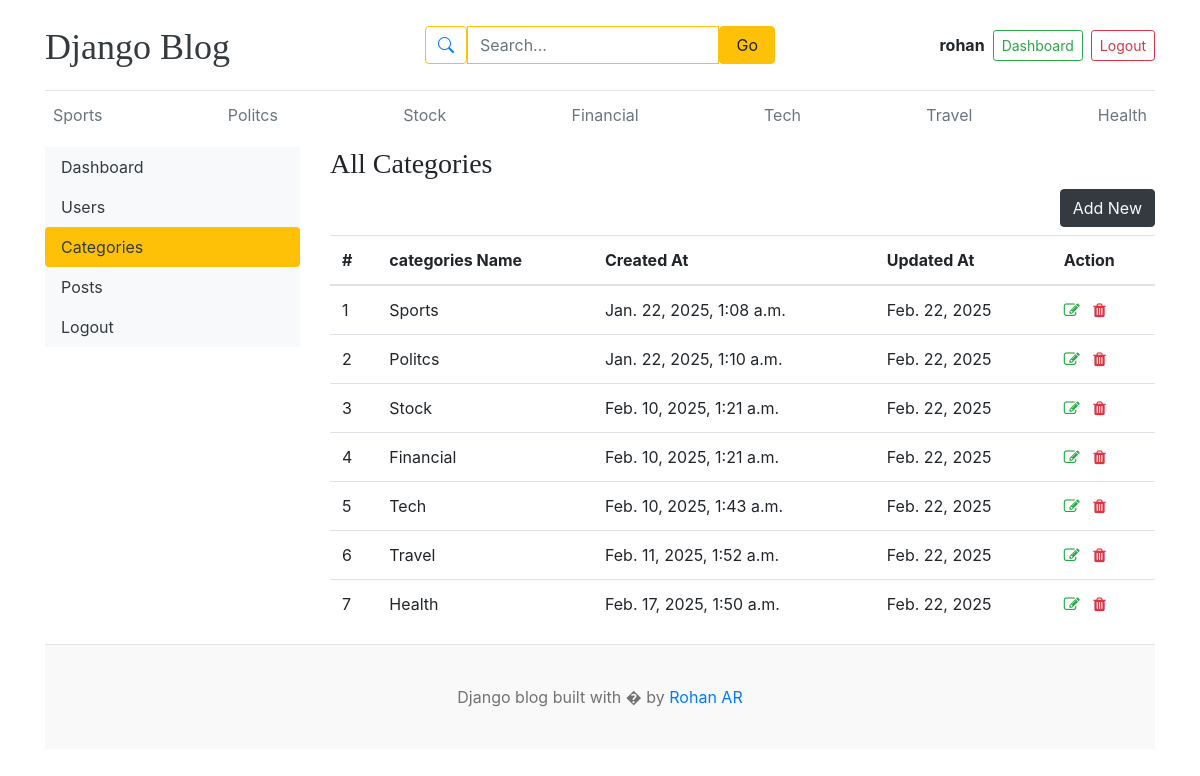
Screenshot of /dashboard/categories/ (signed in) with the database file from the repository.
### blogs/models.py (models this page shows, shortened)
class Category(models.Model):
    Category_name=models.CharField(max_length=50,unique=True)
    created_at=models.DateTimeField(auto_now_add=True)
    updated_at=models.DateField(auto_now=True)
    class Meta:
        verbose_name_plural='categories'

### dashboards/views.py (the view)
# urls.py: path('categories/', views.categories, name='categories'),
@login_required(login_url='login')
def categories(request):
    return render(request,'dashboard/categories.html')

### blogs/context_processors.py (called while the page is built)
def get_categories(request):
    categories=Category.objects.all()
    return dict(categories=categories)

def get_social_links(request):
    social_link=Links.objects.all()
    return dict(social_link=social_link)

### templates/dashboard/categories.html (shortened to what this page needs)
{% extends 'base.html' %}
{% block content %}
<div class="row">
    {% include 'dashboard/side_bar.html' %}
    <div class="col-md-9">
        <h3>All Categories</h3>
        <a href="{% url 'add_category' %}"class="btn btn-dark text-light float-right mb-2">Add New</a>
        <table class="table table-hover">
            <thead>
              <tr>
                <th>#</th>
                <th>categories Name</th>
                <th>Created At</th>
                <th>Updated At</th>
                <th>Action</th>
              </tr>
            </thead>
            <tbody>
                {% for cat in categories %}
              <tr>
                <td>{{ forloop.counter }}</th>
                <td>{{ cat.Category_name }}</td>
                <td>{{ cat.created_at }}</td>
                <td>{{ cat.updated_at }}</td>
                <td>
                    <a href="{% url 'edit_category' cat.id %}"><i class="fa fa-edit text-success"></i></a>
                    <a href="{% url 'delete_category' cat.id %}" onclick="return confirm('Are you sure you want to delete this category?');">
                      <i class="fa fa-trash text-danger"></i></a>
                </td>
                {% endfor %}
              </tr>
            </tbody>
          </table>
    </div>
</div>
{% endblock %}

### templates/base.html (shortened to what this page needs)
{% load static %}
<!DOCTYPE html>
<html lang="en">
<head>
    <link href="https://getbootstrap.com/docs/4.0/dist/css/bootstrap.min.css" rel="stylesheet">
    <link rel="stylesheet" href="https://cdn.jsdelivr.net/npm/bootstrap-icons/font/bootstrap-icons.css">
    <link href="{% static 'css/blog.css' %}" rel="stylesheet">
    <link rel="stylesheet" href="https://cdnjs.cloudflare.com/ajax/libs/font-awesome/4.7.0/css/font-awesome.min.css">
  </head>
<body>
    <div class="container">
      <header class="blog-header py-3">
        <div class="row flex-nowrap justify-content-between align-items-center">
            <div class="col-4 pt-1">
                <a class="blog-header-logo text-dark fw-bold fs-5" href="/">Django Blog</a>
            </div>
            <div class="col-4">
                <form action="{% url 'search' %}" method="get" class="d-flex justify-content-center">
                    <div class="input-group shadow-sm w-100" style="max-width: 450px;">
                        <span class="input-group-text bg-white border-warning">
                            <i class="bi bi-search text-primary"></i>
                        </span>
                        <input
                            class="form-control border-warning"
                            type="text"
                            name="keyword"
                            placeholder="Search..."
                            aria-label="Search"
                            required
                            value="{{ keyword }}"
                        />
                        <button type="submit" class="btn btn-warning px-3">Go</button>
                    </div>
                </form>
            </div>
            <div class="col-4 d-flex justify-content-end align-items-center">
                {% if not user.is_authenticated %}
                    <a class="btn btn-sm btn-warning" href="{% url 'login' %}">Login</a>
                    &ensp;
                    <a class="btn btn-sm btn-outline-success ms-2" href="{% url 'register' %}">Register</a>
                {% else %}
                    <div class="d-flex align-items-center gap-3">
                        <span><strong>{{ user }}</strong></span>
                        <a href="{% url 'dashboard' %}" class="btn btn-outline-success btn-sm">Dashboard</a>
                        <a href="{% url 'logout' %}" class="btn btn-outline-danger btn-sm">Logout</a>
                    </div>
                {% endif %}
            </div>
        </div>
    </header>
      <div class="nav-scroller py-1 mb-2">
        <nav class="nav d-flex justify-content-between">
          {% for cat in categories %}
          <a class="p-2 text-muted" href="{% url 'post_by_category' cat.id  %}">{{ cat.Category_name }}</a>
          {% endfor %}
        </nav>
      </div>
 {% block content %}
 {% endblock %}
<footer class="blog-footer">
    <p>Django blog built with � by <a href="#">Rohan AR</a></p>
  </footer>
  </body>
  </html>

### blog_main/static/css/blog.css (style rules this page uses)
.blog-header { border-bottom: 1px solid #e5e5e5; }
.blog-header-logo { font-family: "Playfair Display", Georgia, "Times New Roman", serif; font-size: 2.25rem; }
h1, h2, h3, h4, h5, h6 { font-family: "Playfair Display", Georgia, "Times New Roman", serif; }
.blog-footer { padding: 2.5rem 0; color: #727272; text-align: center; background-color: #f9f9f9; border-top: .05rem solid #e5e5e5; }
.blog-footer p:last-child { margin-bottom: 0; }

### rows the page displays
Category: Category_name "Sports", created_at "Jan. 22, 2025, 1:08 a.m.", updated_at "Feb. 22, 2025"
Category: Category_name "Politcs", created_at "Jan. 22, 2025, 1:10 a.m.", updated_at "Feb. 22, 2025"
Category: Category_name "Stock", created_at "Feb. 10, 2025, 1:21 a.m.", updated_at "Feb. 22, 2025"
Category: Category_name "Financial", created_at "Feb. 10, 2025, 1:21 a.m.", updated_at "Feb. 22, 2025"
Category: Category_name "Tech", created_at "Feb. 10, 2025, 1:43 a.m.", updated_at "Feb. 22, 2025"
Category: Category_name "Travel", created_at "Feb. 11, 2025, 1:52 a.m.", updated_at "Feb. 22, 2025"
Category: Category_name "Health", created_at "Feb. 17, 2025, 1:50 a.m.", updated_at "Feb. 22, 2025"

### other values shown
{{ user }} "rohan"
